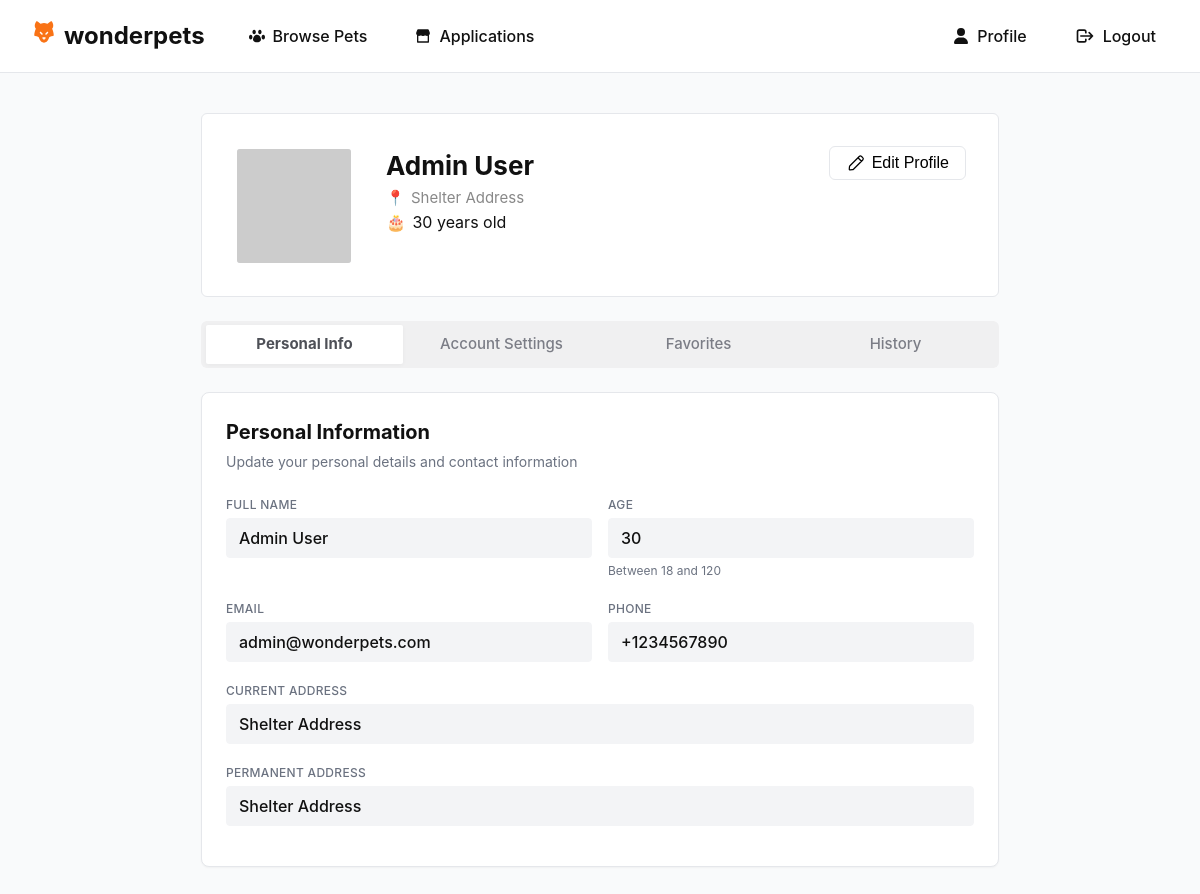
The page /src/pages/userProfile/index.php (signed in) on the database its author committed.
### tables this page shows
CREATE TABLE `users` (
  `id` int(11) NOT NULL AUTO_INCREMENT,
  `full_name` varchar(100) NOT NULL,
  `email` varchar(100) NOT NULL,
  `password` varchar(255) NOT NULL,
  `age` int(11) NOT NULL,
  `current_address` text NOT NULL,
  `permanent_address` text NOT NULL,
  `phone` varchar(20) NOT NULL,
  `role` enum('user','admin') NOT NULL DEFAULT 'user',
  `is_active` tinyint(1) NOT NULL DEFAULT 1,
  `profile_image` LONGBLOB DEFAULT NULL,
  `profile_image_type` varchar(50) DEFAULT NULL,
  `created_at` timestamp NOT NULL DEFAULT current_timestamp(),
  `updated_at` timestamp NOT NULL DEFAULT current_timestamp() ON UPDATE current_timestamp(),
  PRIMARY KEY (`id`),
  UNIQUE KEY `email` (`email`),
  KEY `idx_role` (`role`),
  KEY `idx_active` (`is_active`)
);

### src/api/image.php (called while the page is built, shortened)
<?php
function displayImage($image_data, $image_type) {
    return "https://placehold.co/120x120";
}

### src/pages/userProfile/components/profile-info/profile-info.php (the view, shortened to what this page needs)
<?php
$isEditMode = isset($_GET['edit']) && $_GET['edit'] === 'true';
?>
<div class="tab-content">
    <h2 class="section-header">Personal Information</h2>
    <p class="section-subheader">Update your personal details and contact information</p>
    <form method="POST" action="?tab=personal&edit=true" class="personal-form <?= !$isEditMode ? 'view-mode' : '' ?>">
        <div class="form-row">
            <div class="form-group">
                <label for="full_name" class="form-label">Full Name</label>
                <input type="text" id="full_name" name="full_name" class="input input-md" value="<?= htmlspecialchars($user['full_name']) ?>" maxlength="100" <?= !$isEditMode ? 'disabled' : '' ?> required>
            </div>
            <div class="form-group">
                <label for="age" class="form-label">Age</label>
                <input type="text" id="age" name="age" class="input input-md" value="<?= htmlspecialchars($user['age']) ?>" maxlength="3" <?= !$isEditMode ? 'disabled' : '' ?> required>
                <span class="form-help">Between 18 and 120</span>
            </div>
        </div>
        <div class="form-row">
            <div class="form-group">
                <label for="email" class="form-label">Email</label>
                <input type="email" id="email" name="email" class="input input-md" value="<?= htmlspecialchars($user['email']) ?>" maxlength="100" <?= !$isEditMode ? 'disabled' : '' ?> required>
            </div>
            <div class="form-group">
                <label for="phone" class="form-label">Phone</label>
                <input type="text" id="phone" name="phone" class="input input-md" value="<?= htmlspecialchars($user['phone']) ?>" maxlength="11" placeholder="09123456789" <?= !$isEditMode ? 'disabled' : '' ?> required>
            </div>
        </div>
        <div class="form-group">
            <label for="current_address" class="form-label">Current Address</label>
            <input type="text" id="current_address" name="current_address" class="input input-md" value="<?= htmlspecialchars($user['current_address']) ?>" maxlength="255" <?= !$isEditMode ? 'disabled' : '' ?> required>
        </div>
        <div class="form-group">
            <label for="permanent_address" class="form-label">Permanent Address</label>
            <input type="text" id="permanent_address" name="permanent_address" class="input input-md" value="<?= htmlspecialchars($user['permanent_address']) ?>" maxlength="255" <?= !$isEditMode ? 'disabled' : '' ?> required>
        </div>
    </form>
</div>

### src/pages/userProfile/components/profile-card/profile-card.php (shortened to what this page needs)
<?php
$isEditMode = isset($_GET['edit']) && $_GET['edit'] === 'true';
$image_src = displayImage($user['profile_image'], $user['profile_image_type']);
?>
<div class="profile-card">
    <div class="profile-img-section">
        <img src="<?= htmlspecialchars($image_src) ?>" alt="Profile" class="profile-img" id="profileImg">
    </div>
    <div class="profile-main">
        <div class="profile-header">
            <div>
                <h1 id="profileName"><?= htmlspecialchars($user['full_name']) ?></h1>
                <div class="profile-address">
                    <span class="icon">📍</span>
                    <span id="profileAddress"><?= htmlspecialchars($user['current_address']) ?></span>
                </div>
                <div class="profile-age">
                    <span class="icon">🎂</span>
                    <span id="profileAge"><?= htmlspecialchars($user['age']) ?> years old</span>
                </div>
            </div>
            <?php if ($isEditMode): ?>
                <button class="edit-btn" onclick="window.location.href='index.php?tab=personal'">
                    <svg width="24px" height="24px" stroke-width="1.5" viewBox="0 0 24 24" fill="none" xmlns="http://www.w3.org/2000/svg" color="#000000"><path d="M6.75827 17.2426L12.0009 12M17.2435 6.75736L12.0009 12M12.0009 12L6.75827 6.75736M12.0009 12L17.2435 17.2426" stroke="#000000" stroke-width="1.5" stroke-linecap="round" stroke-linejoin="round"></path></svg>
                    <span>Cancel Edit</span>
                </button>
            <?php else: ?>
                <button class="edit-btn" onclick="window.location.href='index.php?tab=personal&edit=true'">
                <span>Edit Profile</span>
                </button>
            <?php endif; ?>
        </div>
    </div>
</div>

### src/pages/userProfile/index.css (style rules this page uses)
.tab-content { background: #fff; border: 1px solid #e5e7eb; border-radius: 6px; padding: 30px 32px; margin-bottom: 24px; }
.section-header { font-size: 24px; font-weight: 700; color: #111827; margin-bottom: -10px; }
.section-subheader { font-size: 16px; font-weight: 400; color: #6b7280; margin-bottom: 24px; }

### src/pages/userProfile/components/profile-card/profile-card.css (style rules this page uses)
.profile-card { background: #fff; border: 1px solid #e5e7eb; border-radius: 6px; padding: 32px 32px 24px 32px; display: flex; flex-direction: row; align-items: flex-start; gap: 32px; margin-bottom: 24px; }
.profile-img-section { position: relative; }
.profile-img { width: 120px; height: 120px; border-radius: 6px; object-fit: cover; background: #e5e7eb; border: 3px solid #fff; }
.profile-main { flex: 1; }
.profile-header { display: flex; justify-content: space-between; align-items: flex-start; margin-bottom: 8px; }
.profile-header h1 { margin: 0; font-size: 26px; font-weight: 700; }
.profile-address { color: #888; font-size: 15px; margin-top: 2px; }
.icon { color: #fb923c; margin-right: 2px; }
.edit-btn { background: #fff; border: 1px solid #e5e7eb; border-radius: 6px; padding: 6px 16px; font-size: 16px; cursor: pointer; display: flex; align-items: center; gap: 6px; transition: background 0.2s; }

### src/pages/userProfile/components/profile-info/profile-info.css (style rules this page uses)
.tab-content { background: var(--bg-white); border-radius: var(--radius); padding: var(--space-6); box-shadow: var(--shadow-sm); border: 1px solid var(--border); }
.section-header { font-size: var(--font-size-xl); font-weight: var(--font-weight-bold); color: var(--text); margin: 0 0 var(--space-1) 0; }
.section-subheader { font-size: var(--font-size-sm); color: var(--muted); margin: 0 0 var(--space-6) 0; }
.personal-form { display: flex; flex-direction: column; gap: var(--space-1); }
.form-row { display: grid; grid-template-columns: 1fr 1fr; gap: var(--space-4); }
.form-group { margin-bottom: 0; }
.form-label { display: block; font-size: var(--font-size-sm); font-weight: var(--font-weight-semibold); color: var(--text); margin-bottom: var(--space-2); }
.input { width: 100%; padding: var(--space-3) var(--space-4); border: 1px solid var(--border); border-radius: var(--radius-sm); font-size: var(--font-size-base); color: var(--text); background: var(--bg-white); transition: var(--transition); outline: none; box-sizing: border-box; }
.input:disabled { background: var(--bg-gray); color: var(--muted); cursor: not-allowed; }
.form-help { display: block; font-size: var(--font-size-xs); color: var(--muted); margin-top: var(--space-1); }
.personal-form.view-mode .input { background: var(--bg-gray); border-color: var(--border-light); color: var(--text); }
.personal-form .form-label { font-size: var(--font-size-xs); text-transform: uppercase; letter-spacing: 0.025em; color: var(--muted); margin-bottom: var(--space-1); }
.personal-form.view-mode .input { padding: var(--space-2) var(--space-3); font-weight: var(--font-weight-medium); min-height: 2.5rem; display: flex; align-items: center; }

### src/styles/components.css (style rules this page uses)
.input { width: 100%; border: 1px solid var(--border); border-radius: var(--radius-sm); padding: var(--space-2) var(--space-3); font-family: inherit; font-size: var(--font-size-sm); color: var(--text); background: var(--bg-white); transition: var(--transition); outline: none; }
.input:disabled { background: var(--bg-gray); color: var(--muted); cursor: not-allowed; }
.input::placeholder { color: var(--muted-light); font-size: var(--font-size-sm); }
.input-md { padding: var(--space-3) var(--space-4); font-size: var(--font-size-base); height: 2.5rem; }
.form-group { margin-bottom: var(--space-4); }
.form-label { display: block; font-size: var(--font-size-sm); font-weight: var(--font-weight-medium); color: var(--text); margin-bottom: var(--space-2); }
.form-help { display: block; font-size: var(--font-size-xs); color: var(--muted); margin-top: var(--space-1); }

### rows shown on the page
users: full_name "Admin User", current_address "Shelter Address", age "30", email "admin@wonderpets.com", phone "+1234567890", permanent_address "Shelter Address"
